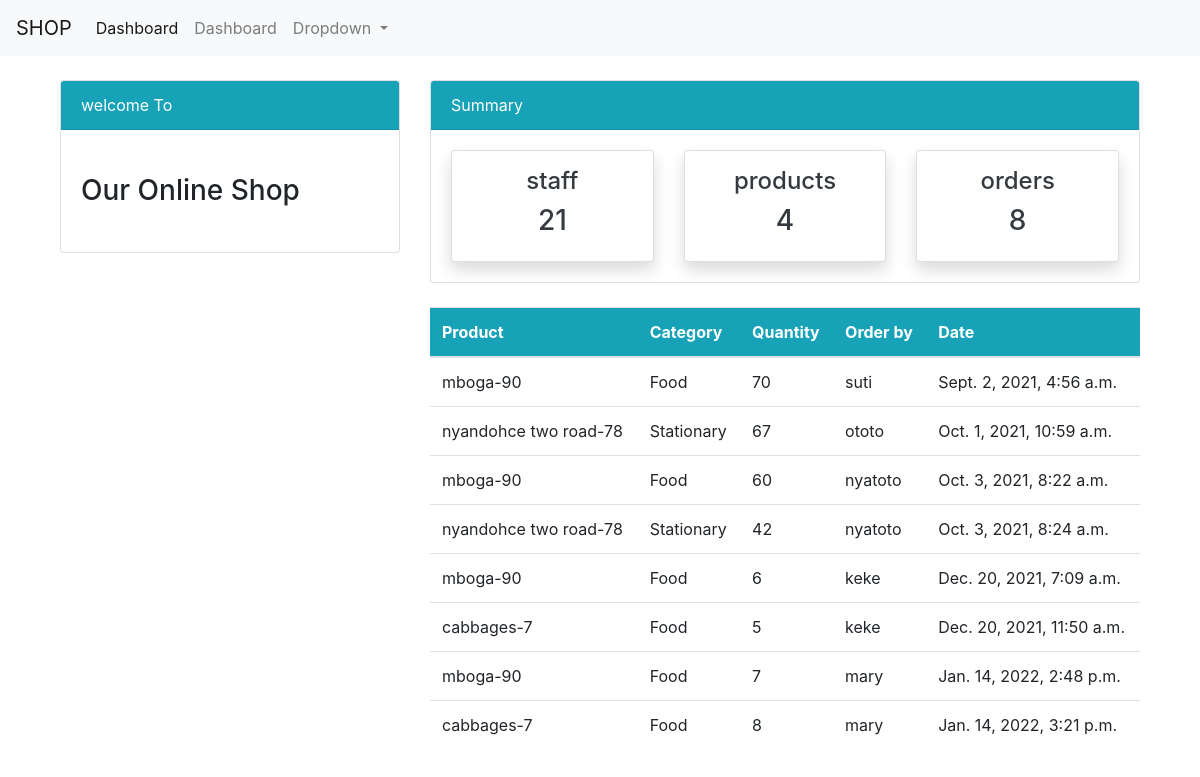
The app's page /order/ (signed in) with its own data.
### dashboard/models.py (models this page shows, shortened)
class Order(models.Model):
    product = models.ForeignKey(Product, on_delete=models.CASCADE, null=True)
    staff = models.ForeignKey(User, models.CASCADE, null=True)
    order_quantity = models.PositiveIntegerField(null=True)
    date = models.DateTimeField(auto_now_add=True)

class Product(models.Model):
    name = models.CharField(max_length=100, null=True)
    category = models.CharField(max_length=20, choices=CATEGORY, null=True)
    quantity = models.PositiveIntegerField(null=True)
    def __str__(self):
        return f'{self.name}-{self.quantity}'

### dashboard/views.py (the view)
# urls.py: path('order/', views.order, name='dashboard-order'),
@login_required(login_url='user-login')
def order(request):
    orders = Order.objects.all()
    orders_count = orders.count()
    product_count = Product.objects.all().count()
    workers_count = User.objects.all().count()
    context = {
        'orders': orders,
        'workers_count': workers_count,
        'orders_count': orders_count,
        'product_count': product_count,
    }
    return render(request, 'dashboard/order.html', context)

### dashboard/templates/dashboard/order.html (shortened to what this page needs)
{% extends 'dashboard/base.html' %}
{% block content %}
{% include 'dashboard/basee.html' %}
<div class="container">
    <div class="row my-4">
        <div class="col-md-4"></div>
        <div class="col-md-8">
            <table class="table bg-white">
                <thead class="bg-info">
                <tr class="text-white">
                    <th scope="col">Product</th>
                    <th scope="col">Category</th>
                    <th scope="col">Quantity</th>
                    <th scope="col">Order by</th>
                    <th scope="col">Date</th>
                </tr>
                </thead>
                <tbody>
                {% for order in orders %}
                <tr>
                    <td>{{order.product}}</td>
                    <td>{{order.product.category}}</td>
                    <td>{{order.order_quantity}}</td>
                    <td>{{order.staff.username}}</td>
                    <td>{{order.date}}</td>
                </tr>
              {% endfor %}
                </tbody>
            </table>
        </div>
    </div>
</div>
{% endblock %}

### records on screen
Order: product "mboga-90", product.category "Food", order_quantity "70", staff.username "suti", date "Sept. 2, 2021, 4:56 a.m."
Order: product "nyandohce two road-78", product.category "Stationary", order_quantity "67", staff.username "ototo", date "Oct. 1, 2021, 10:59 a.m."
Order: product "mboga-90", product.category "Food", order_quantity "60", staff.username "nyatoto", date "Oct. 3, 2021, 8:22 a.m."
Order: product "nyandohce two road-78", product.category "Stationary", order_quantity "42", staff.username "nyatoto", date "Oct. 3, 2021, 8:24 a.m."
Order: product "mboga-90", product.category "Food", order_quantity "6", staff.username "keke", date "Dec. 20, 2021, 7:09 a.m."
Order: product "cabbages-7", product.category "Food", order_quantity "5", staff.username "keke", date "Dec. 20, 2021, 11:50 a.m."
Order: product "mboga-90", product.category "Food", order_quantity "7", staff.username "mary", date "Jan. 14, 2022, 2:48 p.m."
Order: product "cabbages-7", product.category "Food", order_quantity "8", staff.username "mary", date "Jan. 14, 2022, 3:21 p.m."

### other values on screen
{{ workers_count }} "21"
{{ product_count }} "4"
{{ orders_count }} "8"
